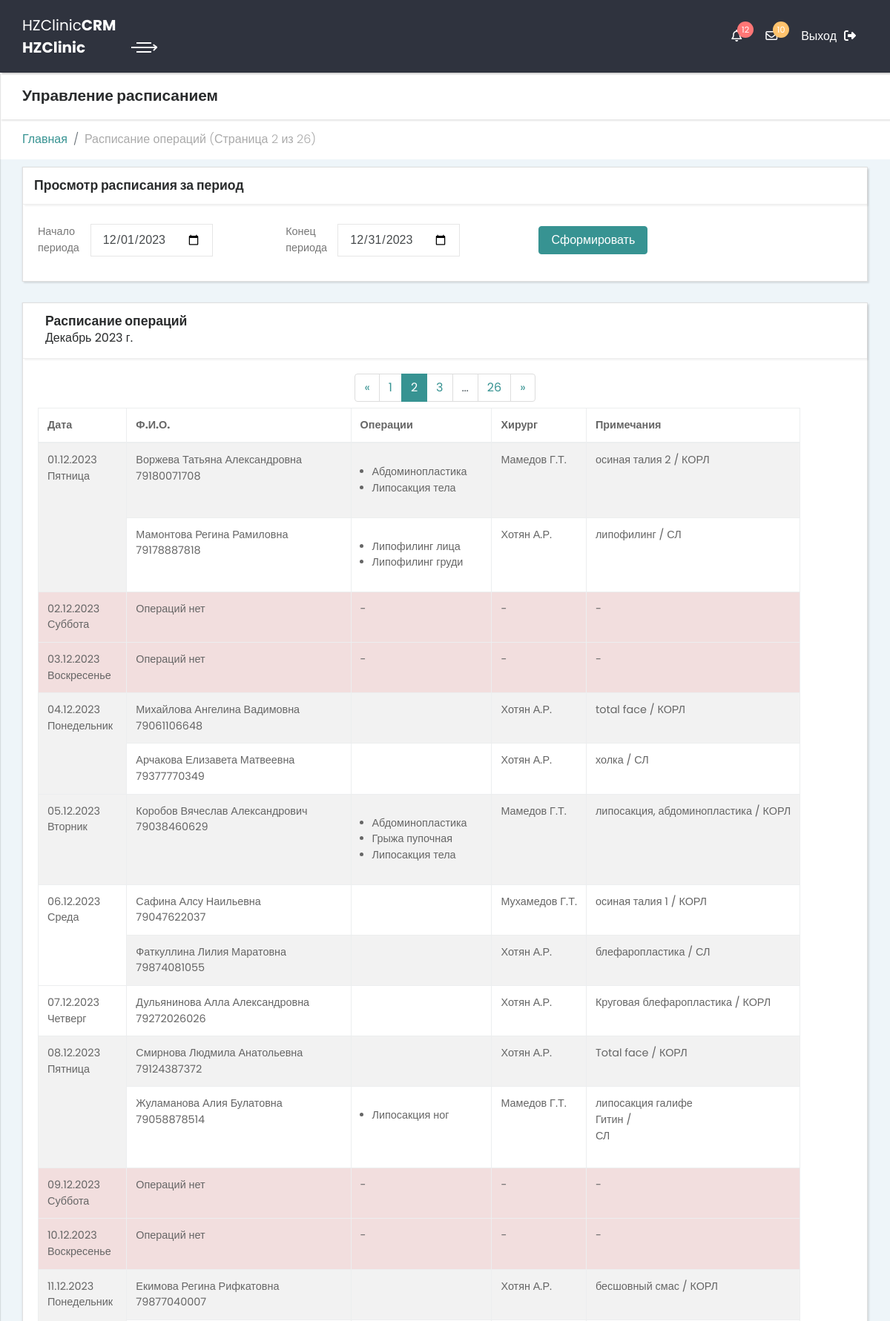
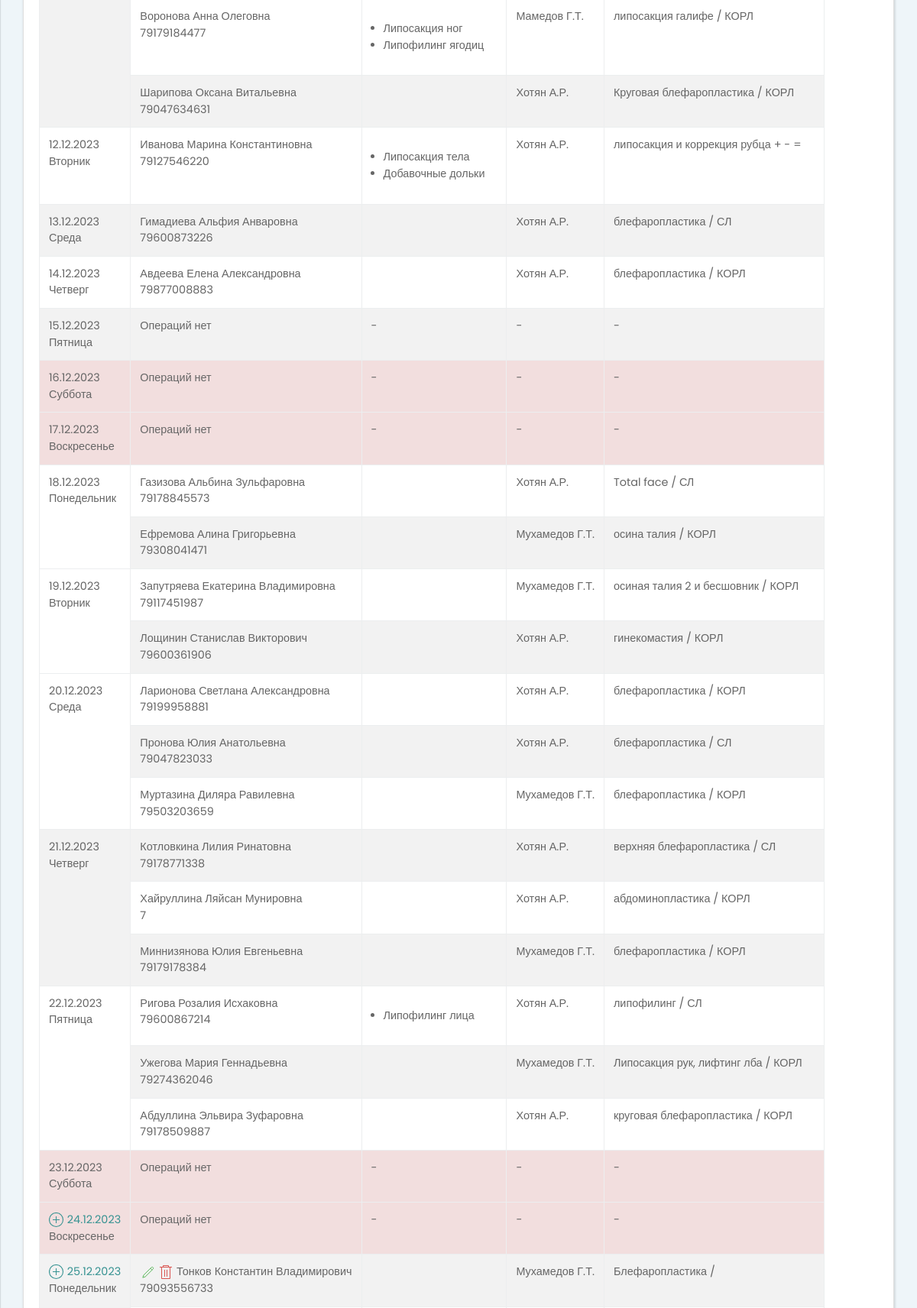
The page /timeline/ (signed in, upper part) on the database its author committed (2 pictures, top to bottom).
### crm/models.py (models this page shows, shortened)
class Candidate(models.Model):
    class SurgeonChoices(models.TextChoices):
        KhotyanAR = 'Хотян А.Р.', _('Хотян А.Р.'),
        MamedovGT = 'Мамедов Г.Т.', _('Мамедов Г.Т.')
    phoneNumber = models.CharField(max_length=16, unique=False, verbose_name='Номер телефона (phoneNumber)')
    date_oper = models.DateField(verbose_name='Дата операции (date_oper)', default=datetime.date.today)
    Sname = models.CharField(max_length=25, verbose_name='Фамилия (Sname)')
    Name = models.CharField(max_length=25, verbose_name='Имя (Name)')
    Mname = models.CharField(max_length=25, verbose_name='Отчество (Mname)', blank=True)
    typeOpers = models.ManyToManyField(TypeOperations, verbose_name='Операции (typeOpers)',
                                       related_name='candidate_operations')
    Surgeon = models.CharField(verbose_name='Хирург', choices=SurgeonChoices.choices, max_length=15,
                               default='Хотян А.Р.')
    notes = models.TextField(max_length=255, verbose_name='Примечания (notes)', blank=True)
    class Meta:
        verbose_name = 'Кандидат'
        verbose_name_plural = "Кандидаты"
        ordering = ('date_oper',)

class TypeOperations(models.Model):
    code = models.PositiveIntegerField(verbose_name='Код операции')
    name = models.CharField(max_length=50, verbose_name='Название операции')
    s_name = models.CharField(max_length=25, verbose_name='Сокращённое название')
    zaloby = models.TextField(max_length=255, null=True, blank=True, verbose_name='Жалобы')
    pri_osmotre = models.TextField(max_length=255, null=True, blank=True, verbose_name='При осмотре')
    osn_zabol = models.TextField(max_length=255, null=True, blank=True, verbose_name='Основное заболевание')
    MKB = models.CharField(max_length=20, null=True, blank=True, verbose_name='Код МКБ')
    plan_lech = models.TextField(max_length=255, null=True, blank=True, verbose_name='План лечения')
    obosnov = models.TextField(max_length=255, null=True, blank=True, verbose_name='Обоснование')
    naimen_oper = models.CharField(max_length=100, null=True, blank=True, verbose_name='Наименование операции')
    kod_usl = models.CharField(max_length=20, null=True, blank=True, verbose_name='Код услуги')
    plan_oper = models.TextField(max_length=255, null=True, blank=True, verbose_name='План операции')
    opis_oper = models.TextField(max_length=2048, null=True, blank=True, verbose_name='Описание операции')
    kol_instr = models.PositiveSmallIntegerField(null=True, blank=True, verbose_name='Кол-во инструментов')
    kol_salf = models.PositiveSmallIntegerField(null=True, blank=True, verbose_name='Кол-во салфеток')
    krovop = models.PositiveSmallIntegerField(null=True, blank=True, verbose_name='Кровопотеря')
    naznach = models.TextField(max_length=255, null=True, blank=True, verbose_name='Назначения')
    primen_lec = models.TextField(max_length=255, null=True, blank=True, verbose_name='Применение лекарств')
    rezult = models.TextField(max_length=255, null=True, blank=True, verbose_name='Результат')
    srok_gosp = models.PositiveSmallIntegerField(null=True, blank=True, verbose_name='Срок госпитализации')
    class Meta:
        verbose_name = 'Вид операции'
        verbose_name_plural = "Виды операций"
        ordering = ('code',)
    def __str__(self):
        return str(self.name)

### crm/views.py (the view)
# urls.py: path('timeline/', views.timeline_view, name='timeline'),
def timeline_view(request, set_date=''):
    if not request.user.is_authenticated:
        return redirect(reverse(login_view))
    template_name = 'crm/_timeline.html'
    today = datetime.datetime.today().date()
    if not set_date:
        set_date = today
    else:
        set_date = datetime.datetime.strptime(set_date, "%Y-%m-%d")
    hzuser = request.user
    hzuser_info = hzUserInfo.objects.filter(hz_user=hzuser)
    records = Candidate.objects.all().order_by('date_oper')
    first_rec = records[0].date_oper  # первая запись
    last_rec = records.reverse()[0].date_oper  # последняя запись
    start_of_records = datetime.datetime(first_rec.year, first_rec.month, 1)  #определяем начало месяца первой записи
    end_of_records = datetime.datetime(last_rec.year+2, 1, 31)  #определяем конец диапазона на основании последней записи
    current_date = start_of_records
    current_month = start_of_records.month
    rec_list = []
    rec_month = []
    delta = datetime.timedelta(days=1)
    while current_date <= end_of_records:
        if current_month == current_date.month:
            date_rec = records.filter(date_oper=current_date)
            rec_month.append([current_date, date_rec if len(date_rec) > 0 else ''])
            current_date += delta
        else:
            rec_list.append(rec_month)
            rec_month = []
            current_month = current_date.month
    paginator = Paginator(rec_list, 1)
    current_page = request.GET.get('page', 0)
    if current_page == 0:
        for page in paginator:
            first_day_on_page = page.object_list[0][0][0]
            if (first_day_on_page.year == set_date.year) and (first_day_on_page.month == set_date.month):
                current_page = page.number
    b_rec = paginator.get_page(current_page)
    enum_rec = paginator.get_elided_page_range(current_page, on_each_side=1, on_ends=1)
    if b_rec.has_previous():
        prev_page = b_rec.previous_page_number
        prev_page = prev_page()
    else:
        prev_page = 1
    if b_rec.has_next():
        next_page = b_rec.next_page_number
        next_page = next_page()
    else:
        next_page = paginator.num_pages
    context = {
               'title': 'Расписание операций',
               'user': hzuser,
               'user_info': hzuser_info[0],
               'today': today,
               'b_rec': b_rec,
               'enum_rec': enum_rec,
               'current_page': int(current_page),
               'prev_page_url': f'{reverse("timeline")}?page={prev_page}',
               'next_page_url': f'{reverse("timeline")}?page={next_page}',
               }
    return render(request, template_name=template_name, context=context)

### crm/templates/crm/_timeline.html
{% extends "crm/_base.html" %}
{% load static %}
{% block Content %}
          {% include "crm/_content_timeline.html" %}
{% endblock %}

### crm/templates/crm/_content_timeline.html (shortened to what this page needs)
{% load static %}
<div class="content-inner">
    <header class="page-header">
        <div class="container-fluid">
            <h2 class="no-margin-bottom">Управление расписанием</h2>
        </div>
    </header>
    <ul class="breadcrumb">
        <div class="container-fluid">
            <li class="breadcrumb-item"><a href="../">Главная</a></li>
            <li class="breadcrumb-item active">Расписание операций (Страница {{ current_page }} из
                {{b_rec.paginator.num_pages }})
            </li>
        </div>
    </ul>
    <section class="forms">
        <div class="container-fluid">
            <div class="row">
                <div class="col-lg-12 mb-2">
                    <div class="card">
                        <div class="card-header d-flex align-items-center">
                            <h4>Просмотр расписания за период</h4>
                        </div>
                        <div class="card-body">
                            <form id="ExportForm" action="/export_tl/" method="post" class="form-inline">
                                <div class="form-group mb-2">
                                    <label for="start_date" class="col-sm-2 col-form-label">Начало периода</label>
                                    <div class="col-sm-8">
                                        <input id="start_date" name="start_date" type="date" class="form-control" value="{{ b_rec.0.0.0|date:"Y-m-d" }}">
                                    </div>
                                </div>
                                <div class="form-group mb-2">
                                    <label for="end_date" class="col-sm-2 col-form-label">Конец периода</label>
                                    <div class="col-sm-8">
                                        {% with last_day=b_rec.0|last %}
                                        <input id="end_date" name="end_date" type="date" class="form-control" value="{{ last_day.0|date:"Y-m-d" }}">
                                        {% endwith %}
                                    </div>
                                </div>
                                <div class="col-sm-4">
                                <input class="btn btn-primary mb-2" type="submit" value="Сформировать">
                                </div>
                            </form>
                        </div>
                    </div>
                </div>
            </div>
        </div>
    </section>
    <section class="tables">
        <div class="container-fluid">
            <div class="row">
            <div class="col-lg-12">
                <div class="card">
                    <div class="card-header d-flex align-items-center">
                        <div class="col-sm-8">
                        <h4>Расписание операций</h4>
                            {{ b_rec.0.0.0|date:"F" }}
                            {{b_rec.0.0.0|date:"Y" }} г.
                        </div>
                    </div>
                    <div class="card-body">
                    <div class="col-sm-12 mb-2">
                        <nav aria-label="Paginator">
                            <ul class="pagination justify-content-center">
                                <li class="page-item {% if not b_rec.has_previous %} disabled {% endif %}">
                                    <a class="page-link" href="{{ prev_page_url }}">&laquo;</a></li>
                                {% for e_item in enum_rec %}
                                <li class="page-item
                                        {% if e_item == current_page %} active {% endif %}
                                        {% if e_item == '…' %} disabled {% endif %}">
                                    <a class="page-link" href="?page={{ e_item }}">{{e_item}}</a>
                                </li>
                                {% endfor %}
                                <li class="page-item {% if not b_rec.has_next %} disabled {% endif %}">
                                    <a class="page-link" href="{{ next_page_url }}">&raquo;</a></li>
                            </ul>
                        </nav>
                    </div>
                        <table class="table table-bordered table-striped table-responsive">
                            <thead>
                            <tr>
                                <th>Дата</th>
                                <th>Ф.И.О.</th>
                                <th>Операции</th>
                                <th>Хирург</th>
                                <th>Примечания</th>
                            </tr>
                            </thead>
                            <tbody>
                            {% for item in b_rec.0 %}
                            {% if item.1 == '' %}
                            <tr {% if item.0|date:"l" == 'Суббота' or item.0|date:"l" == 'Воскресенье' %}
                            class="table-danger"
                            {% endif %}
                            >
                                <td>
                                    {% if item.0|date:"Y-m-d" >= today|date:"Y-m-d" %}
                                    <a href="../recording/?date={{ item.0|date:"Y-m-d"}}" class="text-primary" uk-icon="icon: plus-circle"></a>
                                    <a href="../recording/?date={{ item.0|date:"Y-m-d"}}" class="text-primary">{{ item.0|date:"d.m.Y" }}</a><br>
                                    {{ item.0|date:"l" }}
                                    {% else %}
                                    {{ item.0|date:"d.m.Y" }}<br>
                                    {{ item.0|date:"l" }}
                                    {% endif %}
                                </td>
                             <td>Операций нет</td>
                                <td>-</td>
                                <td>-</td>
                                <td>-</td>
                            </tr>
                            {% else %}
                            <tr>
                                <td class="table-dark" rowspan="{{item.1.count}}">
                                    {% if item.0|date:"Y-m-d" >= today|date:"Y-m-d" %}
                                    <a href="../recording/?date={{ item.0|date:"Y-m-d"}}" class="text-primary" uk-icon="icon: plus-circle"></a>
                                    <a href="../recording/?date={{ item.0|date:"Y-m-d"}}" class="text-primary">{{ item.0|date:"d.m.Y" }}</a><br>
                                    {{ item.0|date:"l" }}
                                    {% else %}
                                    {{ item.0|date:"d.m.Y" }}<br>
                                    {{ item.0|date:"l" }}
                                    {% endif %}
                                </td>
                            {% for candidat in item.1 %}
                                <td>
                                    {% if item.0|date:"Y-m-d" >= today|date:"Y-m-d" %}
                                    <a href="../updrecord/{{candidat.pk}}" class="text-success" uk-icon="icon: pencil"></a>
                                    <a data-toggle="modal" data-target="#delModal{{candidat.pk}}" class="text-danger" uk-icon="icon: trash"></a>
                                    {% endif %}
                                    {{ candidat.Sname }} {{ candidat.Name }} {{ candidat.Mname }}<br>
                                    {{ candidat.phoneNumber }}
                                </td>
                                <td>
                                    <ul class="p-3">
                                    {% for oper in candidat.typeOpers.all %}
                                    <li >{{ oper }}</li>
                                    {% endfor %}
                                    </ul>
                                </td>
                                <td>
                                    {{ candidat.Surgeon }}
                                </td>
                                <td>
                                    {{ candidat.notes|linebreaks }}
                                </td>
                            </tr>
                            {% endfor %}
                            {% endif %}
                            {% endfor %}
                            </tbody>
                        </table>
                    </div>
                </div>
            </div>
            </div>
        </div>
    </section>
</div>

### rows shown on the page
Candidate: Sname "Воржева", Name "Татьяна", Mname "Александровна", phoneNumber "79180071708", Surgeon "Мамедов Г.Т.", notes "осиная талия 2 / КОРЛ"
TypeOperations: name "Абдоминопластика"
TypeOperations: name "Липосакция тела"
Candidate: Sname "Мамонтова", Name "Регина", Mname "Рамиловна", phoneNumber "79178887818", Surgeon "Хотян А.Р.", notes "липофилинг / СЛ"
TypeOperations: name "Липофилинг лица"
TypeOperations: name "Липофилинг груди"
Candidate: Sname "Михайлова", Name "Ангелина", Mname "Вадимовна", phoneNumber "79061106648", Surgeon "Хотян А.Р.", notes "total face / КОРЛ"
Candidate: Sname "Арчакова", Name "Елизавета", Mname "Матвеевна", phoneNumber "79377770349", Surgeon "Хотян А.Р.", notes "холка / СЛ"
Candidate: Sname "Коробов", Name "Вячеслав", Mname "Александрович", phoneNumber "79038460629", Surgeon "Мамедов Г.Т.", notes "липосакция, абдоминопластика / КОРЛ"
TypeOperations: name "Грыжа пупочная"
Candidate: Sname "Сафина", Name "Алсу", Mname "Наильевна", phoneNumber "79047622037", Surgeon "Мухамедов Г.Т.", notes "осиная талия 1 / КОРЛ"
Candidate: Sname "Фаткуллина", Name "Лилия", Mname "Маратовна", phoneNumber "79874081055", Surgeon "Хотян А.Р.", notes "блефаропластика / СЛ"
Candidate: Sname "Дульянинова", Name "Алла", Mname "Александровна", phoneNumber "79272026026", Surgeon "Хотян А.Р.", notes "Круговая блефаропластика / КОРЛ"
Candidate: Sname "Смирнова", Name "Людмила", Mname "Анатольевна", phoneNumber "79124387372", Surgeon "Хотян А.Р.", notes "Total face / КОРЛ"
Candidate: Sname "Жуламанова", Name "Алия", Mname "Булатовна", phoneNumber "79058878514", Surgeon "Мамедов Г.Т.", notes "липосакция галифе Гитин / СЛ"
TypeOperations: name "Липосакция ног"
Candidate: Sname "Екимова", Name "Регина", Mname "Рифкатовна", phoneNumber "79877040007", Surgeon "Хотян А.Р.", notes "бесшовный смас / КОРЛ"
Candidate: Sname "Воронова", Name "Анна", Mname "Олеговна", phoneNumber "79179184477", Surgeon "Мамедов Г.Т.", notes "липосакция галифе / КОРЛ"
TypeOperations: name "Липофилинг ягодиц"
Candidate: Sname "Шарипова", Name "Оксана", Mname "Витальевна", phoneNumber "79047634631", Surgeon "Хотян А.Р.", notes "Круговая блефаропластика / КОРЛ"
Candidate: Sname "Иванова", Name "Марина", Mname "Константиновна", phoneNumber "79127546220", Surgeon "Хотян А.Р.", notes "липосакция и коррекция рубца + - ="
TypeOperations: name "Добавочные дольки"
Candidate: Sname "Гимадиева", Name "Альфия", Mname "Анваровна", phoneNumber "79600873226", Surgeon "Хотян А.Р.", notes "блефаропластика / СЛ"
Candidate: Sname "Авдеева", Name "Елена", Mname "Александровна", phoneNumber "79877008883", Surgeon "Хотян А.Р.", notes "блефаропластика / КОРЛ"
Candidate: Sname "Газизова", Name "Альбина", Mname "Зульфаровна", phoneNumber "79178845573", Surgeon "Хотян А.Р.", notes "Total face / СЛ"
Candidate: Sname "Ефремова", Name "Алина", Mname "Григорьевна", phoneNumber "79308041471", Surgeon "Мухамедов Г.Т.", notes "осина талия / КОРЛ"
Candidate: Sname "Запутряева", Name "Екатерина", Mname "Владимировна", phoneNumber "79117451987", Surgeon "Мухамедов Г.Т.", notes "осиная талия 2 и бесшовник / КОРЛ"
Candidate: Sname "Лощинин", Name "Станислав", Mname "Викторович", phoneNumber "79600361906", Surgeon "Хотян А.Р.", notes "гинекомастия / КОРЛ"
Candidate: Sname "Ларионова", Name "Светлана", Mname "Александровна", phoneNumber "79199958881", Surgeon "Хотян А.Р.", notes "блефаропластика / КОРЛ"
Candidate: Sname "Пронова", Name "Юлия", Mname "Анатольевна", phoneNumber "79047823033", Surgeon "Хотян А.Р.", notes "блефаропластика / СЛ"
Candidate: Sname "Муртазина", Name "Диляра", Mname "Равилевна", phoneNumber "79503203659", Surgeon "Мухамедов Г.Т.", notes "блефаропластика / КОРЛ"
Candidate: Sname "Котловкина", Name "Лилия", Mname "Ринатовна", phoneNumber "79178771338", Surgeon "Хотян А.Р.", notes "верхняя блефаропластика / СЛ"
Candidate: Sname "Хайруллина", Name "Ляйсан", Mname "Мунировна", phoneNumber "7", Surgeon "Хотян А.Р.", notes "абдоминопластика / КОРЛ"
Candidate: Sname "Миннизянова", Name "Юлия", Mname "Евгеньевна", phoneNumber "79179178384", Surgeon "Мухамедов Г.Т.", notes "блефаропластика / КОРЛ"
Candidate: Sname "Ригова", Name "Розалия", Mname "Исхаковна", phoneNumber "79600867214", Surgeon "Хотян А.Р.", notes "липофилинг / СЛ"
Candidate: Sname "Ужегова", Mname "Мария Геннадьевна", phoneNumber "79274362046", Surgeon "Мухамедов Г.Т.", notes "Липосакция рук, лифтинг лба / КОРЛ"
Candidate: Sname "Абдуллина", Name "Эльвира", Mname "Зуфаровна", phoneNumber "79178509887", Surgeon "Хотян А.Р.", notes "круговая блефаропластика / КОРЛ"
Candidate: Sname "Тонков", Name "Константин", Mname "Владимирович", phoneNumber "79093556733", Surgeon "Мухамедов Г.Т.", notes "Блефаропластика /"

### other values the page prints
{{ current_page }} "2"
{{ b_rec.paginator.num_pages }} "26"
{{ b_rec.0.0.0|date:"F" }} "Декабрь"
{{ b_rec.0.0.0|date:"Y" }} "2023"
{{ e_item }} "1" "2" "3" "…" "26"
{{ item.0|date:"d.m.Y" }} "01.12.2023" "04.12.2023" "05.12.2023" "06.12.2023" "07.12.2023" "08.12.2023" "11.12.2023" "12.12.2023" "13.12.2023" "14.12.2023" "18.12.2023" "19.12.2023" "20.12.2023" "21.12.2023" "22.12.2023"
{{ item.0|date:"l" }} "Пятница" "Понедельник" "Вторник" "Среда" "Четверг" "Пятница" "Понедельник" "Вторник" "Среда" "Четверг" "Понедельник" "Вторник" "Среда" "Четверг" "Пятница"
{{ item.0|date:"d.m.Y" }} "02.12.2023" "03.12.2023" "09.12.2023" "10.12.2023" "15.12.2023" "16.12.2023" "17.12.2023" "23.12.2023"
{{ item.0|date:"l" }} "Суббота" "Воскресенье" "Суббота" "Воскресенье" "Пятница" "Суббота" "Воскресенье" "Суббота"
{{ item.0|date:"d.m.Y" }} "24.12.2023"
{{ item.0|date:"l" }} "Воскресенье"
{{ item.0|date:"d.m.Y" }} "25.12.2023"
{{ item.0|date:"l" }} "Понедельник"
